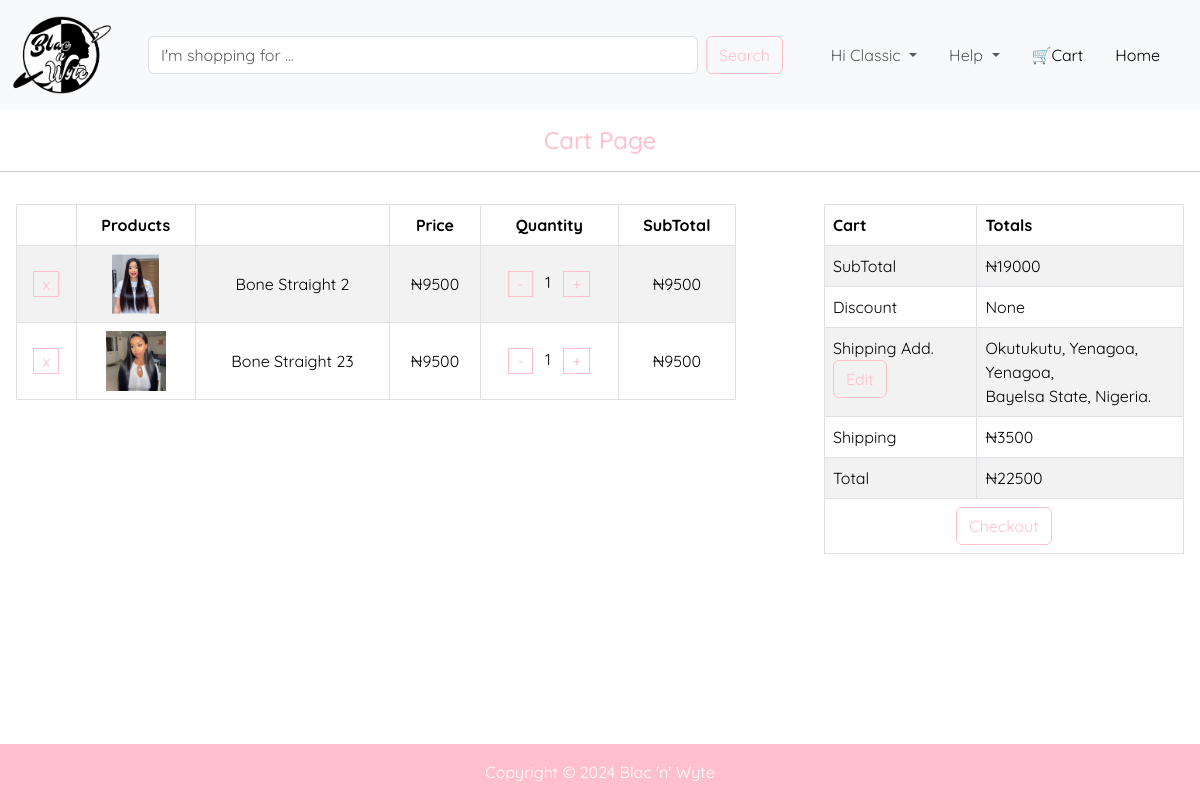
Screenshot of /all_cart (signed in) with the database file from the repository.
### database.py (models this page shows, shortened)
class User(db.Model, UserMixin):
    id: Mapped[int] = mapped_column(primary_key=True)
    email: Mapped[str] = mapped_column(unique=True)
    firstname: Mapped[str]
    lastname: Mapped[str]
    phone: Mapped[int] = mapped_column(Integer)
    password: Mapped[str] = mapped_column(nullable=False)
    country: Mapped[str]
    state: Mapped[str]
    localgovt: Mapped[str]
    city: Mapped[str] = mapped_column(String(70))
    address: Mapped[str]
    registered_on: Mapped[DateTime] = mapped_column(DateTime, nullable=False)
    confirmed: Mapped[bool] = mapped_column(default=False, nullable=False)
    confirmed_on: Mapped[DateTime] = mapped_column(DateTime, nullable=True)
    is_admin: Mapped[bool] = mapped_column(Boolean, default=False, nullable=False)
    user_cart: Mapped[str] = relationship("Cart", back_populates="cart_user")
    user_order: Mapped[str] = relationship("Order", back_populates="order_user")

class Cart(db.Model):
    id: Mapped[int] = mapped_column(primary_key=True)
    quantity: Mapped[int]
    subtotal: Mapped[int]
    product_id: Mapped[int] = mapped_column(ForeignKey("product.id"), unique=True)
    user_id: Mapped[int] = mapped_column(ForeignKey("user.id"))
    cart_user: Mapped[str] = relationship("User", back_populates="user_cart")
    product: Mapped[str] = relationship("Product", back_populates=None)

class Product(db.Model):
    id: Mapped[int] = mapped_column(primary_key=True)
    image: Mapped[str]
    name: Mapped[str]
    desc: Mapped[str]
    price: Mapped[int]

### onlinestore.py (the view, shortened to what this page needs)
@app.route("/all_cart", methods=["GET", "POST"])
def all_cart():
    if current_user.is_authenticated:
        form_inc = CartRemoveForm()
        form_inc.submit.label.text = '+'
        form_dec = CartRemoveForm()
        form_dec.submit.label.text = '-'
        form = CartRemoveForm()
        items = Cart.query.where(Cart.user_id == current_user.id)
        indexed_items = [(num + 1, item) for num, item in enumerate(items)]
        subtotal = 0
        for num, entry in indexed_items:
            subtotal += entry.subtotal
        if subtotal > 0:
            shipping_price = 3500
        else:
            shipping_price = 0
        total = subtotal + shipping_price
    else:
        return redirect(url_for('signin'))
    return render_template('cart.html', products=indexed_items, subtotal=subtotal, shipping_price=shipping_price, total=total, form=form, form_inc=form_inc, form_dec=form_dec, logged_in=current_user.is_authenticated, user=current_user, year=year)

### form.py
class CartRemoveForm(FlaskForm):
    submit = SubmitField(label='x', render_kw={'class': 'btn btn-outline-success cart'})

### method_override.py (called while the page is built)
    def __call__(self, environ, start_response):
        method = environ.get('HTTP_X_HTTP_METHOD_OVERRIDE', '').upper()
        if method in self.allowed_methods:
            environ['REQUEST_METHOD'] = method
        if method in self.bodyless_methods:
            environ['CONTENT_LENGTH'] = '0'
        return self.app(environ, start_response)

### onlinestore.py (called while the page is built)
@login_manager.user_loader
def user_loader(user_id):
    return db.session.execute(db.select(User).where(User.id == user_id)).scalar()

@app.before_request
def track_history():
    if request.endpoint == 'static' or request.method != 'GET':
        return
    history = session.get('history', [])
    history.append(request.url)
    if len(history) > 3:
        history.pop(0)
    session['history'] = history

### templates/cart.html (shortened to what this page needs)
{% extends "header.html" %}
{% block content %}
    <section id="cart">
      <h4 class="text-center profile-headline">Cart Page</h4>
      <hr>
      <table id="cart-table" class="table items table-striped table-bordered text-center">
        <thead>
          <tr>
            <th scope="col"></th>
            <th scope="col">Products</th>
            <th scope="col"></th>
            <th scope="col">Price</th>
            <th scope="col">Quantity</th>
            <th scope="col">SubTotal</th>
          </tr>
        </thead>
        <tbody>
        {% for num, item in products %}
          <tr>
            <td scope="row">
              <form method="POST" action="{{ url_for('all_cart', id=item.id) }}" id="{{ item.id }}" class="cart-btn-form">
                {{ form.hidden_tag() }} {{ form.submit }}
              </form>
            </td>
            <td><img src="{{ url_for('static', filename=item.product.image) }}" alt="image" class="cart-image"></td>
            <td>{{ item.product.name }}</td>
            <td>₦{{ item.product.price }}</td>
            <td>
              <form method="POST" action="{{ url_for('all_cart', id=item.id, btn='-') }}" class="cart-btn-form minus">
                {{ form_dec.hidden_tag() }} {{ form_dec.submit }}
              </form>
              {{ item.quantity }}
              <form method="POST" action="{{ url_for('all_cart', id=item.id, btn='+') }}" class="cart-btn-form plus">
                {{ form_inc.hidden_tag() }} {{ form_inc.submit }}
              </form>
            </td>
            <td>₦{{ item.subtotal }}</td>
          </tr>
        {% endfor %}
        </tbody>
      </table>
      <table class="table cart table-striped table-bordered">
        <thead>
          <tr>
            <th>Cart</th>
            <th>Totals</th>
          </tr>
        </thead>
        <tbody>
          <tr>
            <td>SubTotal</td>
            <td>₦{{ subtotal }}</td>
          </tr>
          <tr>
            <td>Discount</td>
            <td> None </td>
          </tr>
          <tr>
            <td>Shipping Add. <a class="btn btn-outline-success" href="{{ url_for('edit_address', idx=user.id) }}">Edit</a></td>
            <td>{{ current_user.address }}, {{ current_user.city }}, {{ current_user.localgovt }},<br> {{ current_user.state }} State, {{ current_user.country }}.</td>
          </tr>
          <tr>
            <td>Shipping</td>
            <td> ₦{{ shipping_price }} </td>
          </tr>
          <tr>
            <td>Total</td>
            <td> ₦{{ total }} </td>
          </tr>
          <tr>
            <td colspan="2" class="text-center"><a href="{{ url_for('checkout', total=total) }}" class="btn btn-outline-success">Checkout</a></td>
          </tr>
        </tbody>
      </table>
    </section>
{% endblock %}

### templates/header.html (shortened to what this page needs)
<!doctype html>
<html lang="en">
  <head>
    <link href="https://cdn.jsdelivr.net/npm/bootstrap@5.3.3/dist/css/bootstrap.min.css" rel="stylesheet">
    <link rel="stylesheet" href="{{ url_for('static', filename='css/style.css') }}">
  </head>
  <body>
    <nav class="navbar fixed-top navbar-expand-lg bg-body-tertiary">
      <div class="container-fluid">
        <a class="navbar-brand" href="{{ url_for('index') }}">
          <img src="{{url_for('static', filename='images/logo.png')}}" alt="Blac'n'Wyte" width="100" height="100">
        </a>
        <div class="collapse navbar-collapse" id="navbarSupportedContent">
          <form class="d-flex mx-auto" role="search">
            <input class="form-control me-2" type="search" placeholder="I'm shopping for ..." aria-label="Search">
            <button class="btn btn-outline-success" type="submit">Search</button>
          </form>
          <ul class="navbar-nav mx-auto mb-2 mb-lg-0">
            <li class="nav-item dropdown">
              {% if logged_in: %}
              <a class="nav-link dropdown-toggle" href="{{ url_for('index') }}" role="button" data-bs-toggle="dropdown" aria-expanded="false">
                Hi {{ user.firstname }}
              </a>
              {% else: %}
              <a class="nav-link dropdown-toggle" href="#" role="button" data-bs-toggle="dropdown" aria-expanded="false">
                Account
              </a>
              {% endif %}
            </li>
            <li class="nav-item dropdown ms-3">
              <a class="nav-link dropdown-toggle" href="#" role="button" data-bs-toggle="dropdown" aria-expanded="false">
                Help
              </a>
            </li>
            <li class="nav-item ms-3">
              <a class="nav-link active" href="{{ url_for('all_cart') }}" aria-current="page">🛒Cart</a>
            </li>
            {% if user.email == 'lawrence.nno@gmail.com' or user.is_admin == True %}
              <li class="nav-item ms-3">
                <a class="nav-link active" href="{{ url_for('admin.index') }}" aria-current="page">Admin</a>
              </li>
            {% else: %}
              <li class="nav-item ms-3">
                <a class="nav-link active" href="{{ url_for('index') }}" aria-current="page">Home</a>
              </li>
            {% endif %}
          </ul>
        </div>
      </div>
    </nav>
    <main>
      {% block content %}
      {% endblock %}
    </main>
    <footer class="text-center">
      Copyright &#169; {{ year }} Blac 'n' Wyte
    </footer>
  </body>
</html>

### static/css/style.css (style rules this page uses)
body { font-family: "Quicksand", sans-serif; font-optical-sizing: auto; display: flex; flex-direction: column; min-height: 100vh; }
main { flex-grow: 1 !important; }
footer { margin-top: 1rem; padding: 1rem; background-color: pink; color: white; }
.navbar { --bs-navbar-padding-x: 0; --bs-navbar-padding-y: 0; --bs-navbar-color: rgba(var(--bs-emphasis-color-rgb), 0.65); --bs-navbar-hover-color: rgba(var(--bs-emphasis-color-rgb), 0.8); --bs-navbar-disabled-color: rgba(var(--bs-emphasis-color-rgb), 0.3); --bs-navbar-active-color: rgba(var(--bs-emphasis-color-rgb), 1); --bs-navbar-brand-padding-y: 0.3125rem; --bs-navbar-brand-margin-end: 1rem; --bs-navbar-brand-font-size: 1.25rem; --bs-navbar-brand-color: rgba(var(--bs-emphasis-color-rgb), 1); --bs-navbar-brand-hover-color: rgba(var(--bs-emphasis-color-rgb), 1); --bs-navbar-nav-link-padding-x: 0.5rem; --bs-navbar-toggler-padding-y: 0.25rem; --bs-navbar-toggler-padding-x: 0.75rem; --bs-navbar-toggler-font-size: 1.25rem; --bs-navbar-toggler-border-color: rgba(var(--bs-emphasis-color-rgb), 0.15); --bs-navbar-toggler-border-radius: var(--bs-border-radius); --bs-navbar-toggler-focus-width: 0.25rem; --bs-navbar-toggler-transition: box-shadow 0.15s ease-in-out; position: relative; display: flex; flex-wrap: wrap; align-items: center; justify-content: space-between; padding: var(--bs-navbar-padding-y) var(--bs-navbar-padding-x); }
.btn-outline-success { --bs-btn-color: #FFC0CB; --bs-btn-border-color: #FFC0CB; --bs-btn-hover-color: #fff; --bs-btn-hover-bg: #FFC0CB; --bs-btn-hover-border-color: #FFC0CB; --bs-btn-focus-shadow-rgb: 25,135,84; --bs-btn-active-color: #fff; --bs-btn-active-bg: #FFC0CB; --bs-btn-active-border-color: #FFC0CB; --bs-btn-active-shadow: inset 0 3px 5px rgba(0, 0, 0, 0.125); --bs-btn-disabled-color: #FFC0CB; --bs-btn-disabled-bg: transparent; --bs-btn-disabled-border-color: #FFC0CB; --bs-gradient: none; }
.form-control.me-2 { width: 550px; }
#cart { margin-top: 1rem; }
.cart-image { width: 60px; height: 60px; object-fit: contain; }
.table.items { width: 60%; float: left; margin-top: 1rem; margin-left: 1rem; }
.table.cart { width: 30%; float: right; margin-right: 1rem; margin-top: 1rem; }
.cart-btn-form { display: inline-block; }
.cart-btn-form.plus { margin-left: 0.5rem; }
.cart-btn-form.minus { margin-right: 0.5rem; }
.btn.btn-outline-success.cart { --bs-btn-border-color: #FFC0CB; --bs-btn-padding-x: 0.5rem; --bs-btn-padding-y: 0; --bs-btn-border-radius: 0; }
#cart-table td { vertical-align: middle; }
.profile-headline { color: pink; }

### rows the page displays
User: firstname "Classic", address "Okutukutu", city "Yenagoa", localgovt "Yenagoa", state "Bayelsa", country "Nigeria"
Cart: image (picture), product.name "Bone Straight 2", product.price "9500", quantity "1", subtotal "9500"
Cart: image (picture), product.name "Bone Straight 23", product.price "9500", quantity "1", subtotal "9500"

### other values shown
{{ subtotal }} "19000"
{{ shipping_price }} "3500"
{{ total }} "22500"
{{ year }} "2024"
